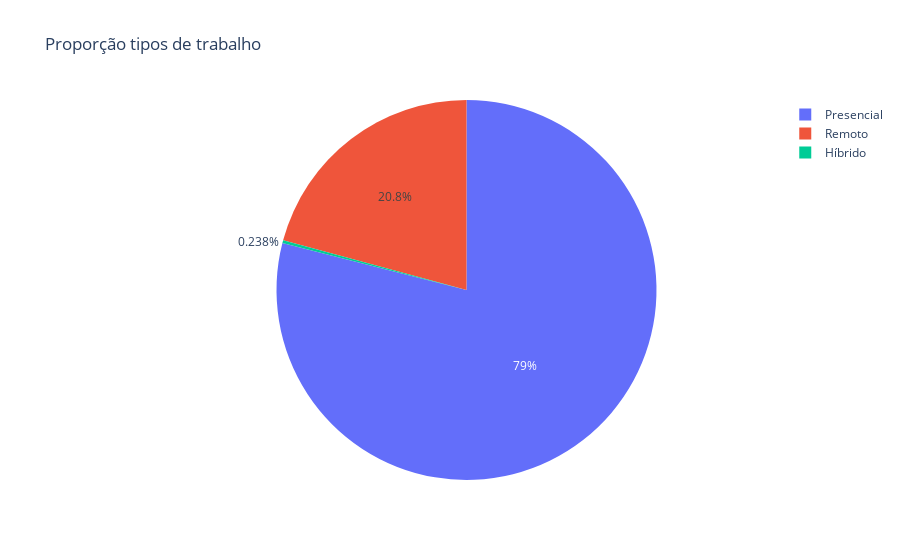

Notebook source saved alongside this figure:
### Code cell
# gráfico pizza por trabalho remoto 

remoto_contagem = df_limpo['remoto'].value_counts().reset_index()
remoto_contagem.columns = ['Tipo_Trabalho', 'Quantidade']
display(remoto_contagem)
fig = px.pie(remoto_contagem, 
             names='Tipo_Trabalho',
             values='Quantidade',
             title='Proporção tipos de trabalho')
fig.show()

### Figure 1 — Plotly figure (JSON) as saved in the notebook; plotly's stock layout.template omitted (floating-point values rounded to 4 significant figures)
{"data": [{"domain": {"x": [0, 1], "y": [0, 1]}, "hovertemplate": "Tipo_Trabalho=%{label}<br>Quantidade=%{value}<extra></extra>", "labels": ["Presencial", "Remoto", "Híbrido"], "legendgroup": "", "name": "", "showlegend": true, "type": "pie", "values": [105305, 27716, 318]}], "layout": {"legend": {"tracegroupgap": 0}, "title": {"text": "Proporção tipos de trabalho"}}}
